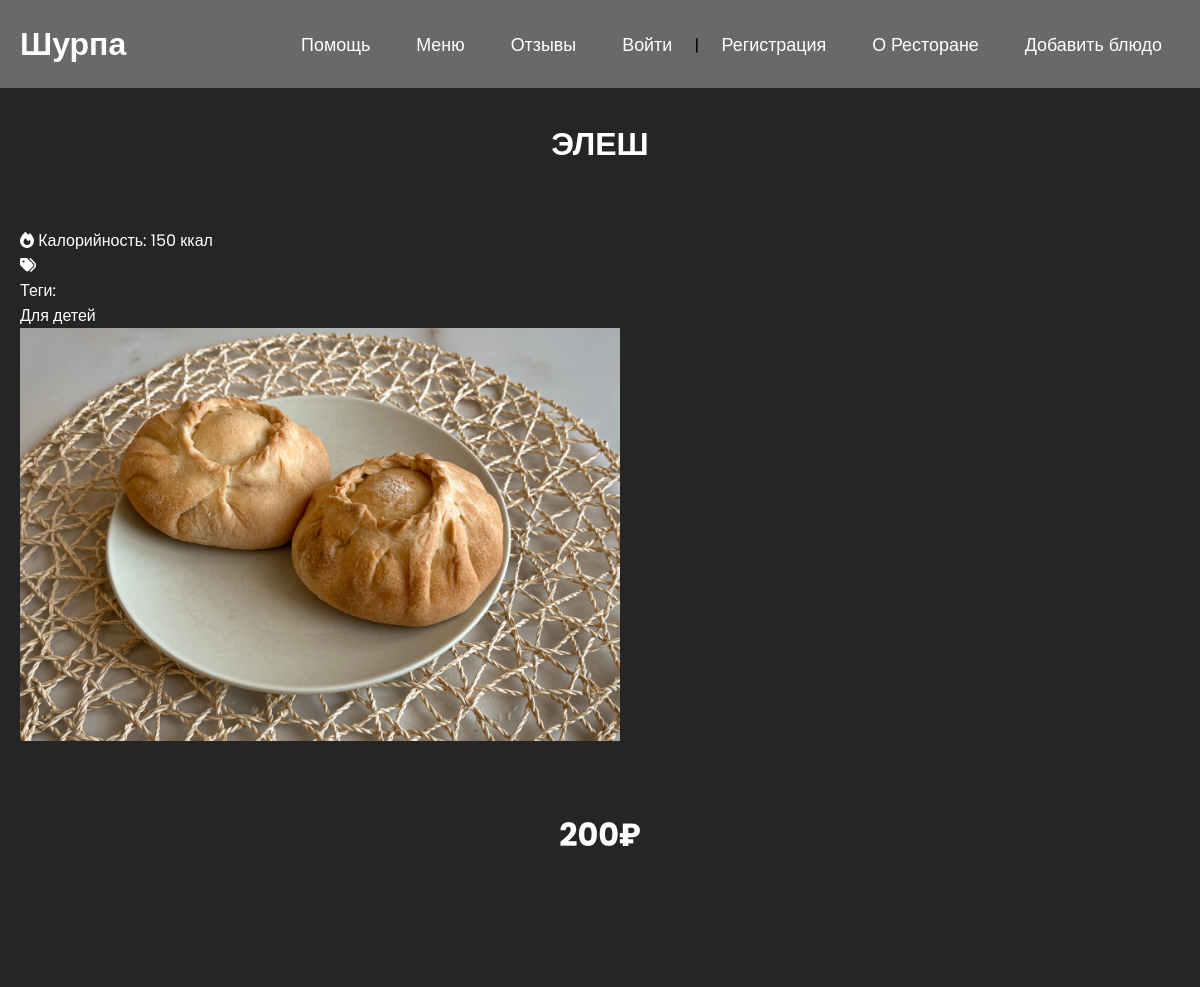
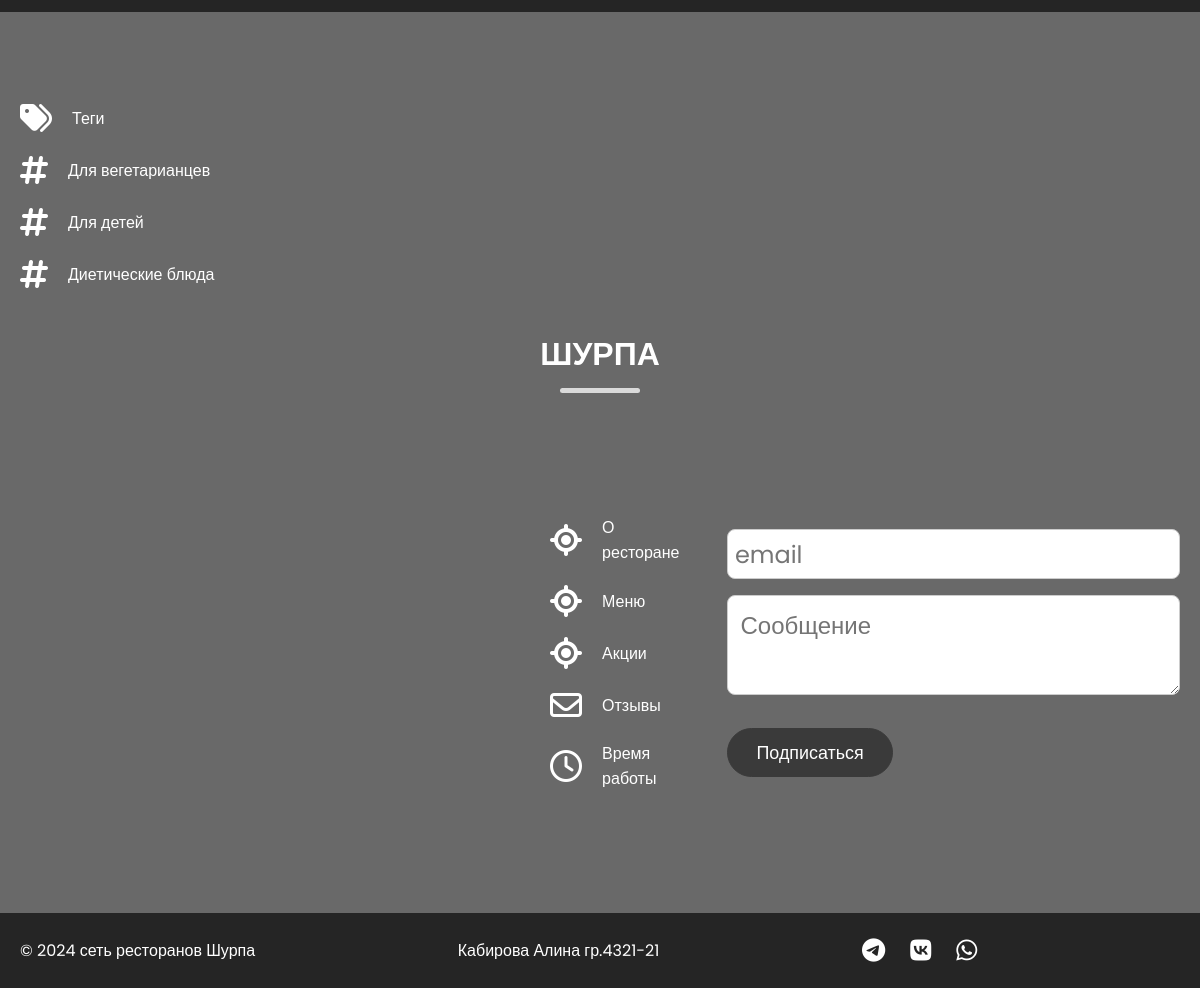
/post/rlesh/, run on the app's committed database (2 pictures, top to bottom).
### shurpa/models.py (models this page shows, shortened)
class Shurpa (models.Model):
    class Status(models.IntegerChoices):
        DRAFT=0, 'Черновик'
        PUBLISHED = 1, 'Опубликовано'
    title = models.CharField(max_length=255, verbose_name="Заголовок")
    slug = models.SlugField(max_length=255, unique= True, db_index=True, verbose_name="Слаг")
    photo = models.ImageField(upload_to="photos/%Y/%m/%d/", default=None, blank=True, null=True, verbose_name="Фото")
    content = models.TextField(blank=True, verbose_name="Текст")
    time_create = models.DateTimeField(auto_now_add=True, verbose_name="Время создания")
    time_update = models.DateTimeField(auto_now=True, verbose_name="Время обновления")
    is_published = models.BooleanField(choices=tuple(map(lambda x: (bool(x[0]), x[1]), Status.choices)), default=Status.DRAFT, verbose_name="Опубликовано")
    cat = models.ForeignKey('Category', on_delete=models.PROTECT, related_name='posts', verbose_name="Каталог")
    tags = models.ManyToManyField('TagPost', blank=True, related_name='tags', verbose_name="Тэги")
    calorie=models.OneToOneField('Calorie',on_delete=models.SET_NULL, null=True, blank=True, related_name='calorie', verbose_name="Калории" )
    author = models.ForeignKey(get_user_model(),
                               on_delete=models.SET_NULL, related_name='posts', null=True,
                               default=None)
    objects = models.Manager()
    published = PublishedManager()
    class Meta:
        verbose_name="Сайт для ресторана"
        verbose_name_plural = "Сайт для ресторана"
        ordering = ['id']

class Calorie(models.Model):
    value = models.IntegerField()

class TagPost(models.Model):
    tag = models.CharField(max_length=100, db_index=True)
    slug = models.SlugField(max_length=255, unique=True, db_index=True)
    def get_absolute_url(self):
        return reverse('tag', kwargs={'tag_slug': self.slug})

### shurpa/views.py (the view)
# urls.py: path('post/<slug:post_slug>/',  views.show_post, name='post'),
def show_post(request, post_slug):
    post = get_object_or_404(Shurpa, slug=post_slug)
    data= {
        'title': post.title,
        'content': menu,
        'post': post,
        'cat_selected': 1,
    }
    return render(request, 'shurpa/post.html', data)

### shurpa/templatetags/shurpa_tags.py (called while the page is built)
@register.inclusion_tag('shurpa/list_tags.html')
def show_all_tags():
        return {'tags': TagPost.objects.all()}

### users/context_processors.py (called while the page is built)
def get_shurpa_context(request):
    return {'mainmenu': menu}

### shurpa/templates/shurpa/post.html (shortened to what this page needs)
{% extends 'base.html' %}
{% load static %}
{% block content %}
<section class="menu-section" id="menu">
  <h2 class="section-title2">{{ post.title }}</h2>
  <div class="section-content">
    {% if post.calorie %}
    <div class="calorie-display">
      <i class="fa-solid fa-fire"></i>
      <span>Калорийность: {{ post.calorie.value }} ккал</span>
    </div>
    {% endif %}
    {% with post.tags.all as tags %}
      {% if tags %}
      <div class="tags-wrapper">
        <ul class="contact-info-list">
          <li class="contact-info">
            <i class="fa-solid fa-tags"></i>
            <p>Теги:</p>
          </li>
          {% for t in tags %}
          <li class="contact-info">
            <p><a href="{{ t.get_absolute_url }}" class="nav-link" style="color: white;">{{ t.tag }}</a></p>
          </li>
          {% endfor %}
        </ul>
      </div>
      {% endif %}
    {% endwith %}
    <ul class="menu-list">
      {% if post.photo %}
      <img src="{{post.photo.url}}" style="width: 600px;">
      {% endif %}
    </ul>
  </div>
  <h2 class="section-title2">{{ post.content }}</h2>
</section>
{% endblock %}

### shurpa/templates/shurpa/list_tags.html
{% if tags %}
{% load static %}
<div class="section-content">
  <ul class="contact-info-list">
    <li class="contact-info">
      <i class="fa-solid fa-tags"></i>
      <p>Теги</p>
    </li>
    {% for t in tags %}
    <li class="contact-info">
      <i class="fa-solid fa-hashtag"></i>
      <p><a href="{{ t.get_absolute_url }}" class="nav-link" style="color: white;">{{ t.tag }}</a></p>
    </li>
    {% endfor %}
  </ul>
</div>
{% endif %}

### shurpa/static/shurpa/css/style.css (style rules this page uses)
* { padding: 0; margin: 0; box-sizing: border-box; font-family: "Poppins", sans-serif; }
:root { --white-color: #fff; --dark-color: #252525; --primary-color: #3A3A3A; --primary2-color: #696969; --secondary-color: #DADADA; --light-pink-color: #faf4f5; --medium-gray-color: #ccc; --font-size-s: 0.9rem; --font-size-n: 1rem; --font-size-m: 1.12rem; --font-size-l: 1.5rem; --font-size-xl: 2rem; --font-size-xxl: 2.3rem; --font-weight-normal: 400; --font-weight-medium: 500; --font-weight-semibold: 600; --font-weight-bold: 700; --border-radius-s: 8px; --border-radius-m: 30px; --border-radius-circle: 50%; --site-max-width: 1300px; }
html { scroll-behavior: smooth; }
ul { list-style: none; }
a { text-decoration: none; }
img { width: 100%; }
:where(section, footer) .section-content { margin: 0 auto; padding: 0 20px; max-width: var(--site-max-width); }
.menu-section { color: var(--white-color); background: var(--dark-color); padding: 50px 0 80px; }
.menu-section .menu-list { display: flex; gap: 110px; flex-wrap: wrap; align-items: center; justify-content: space-between; }
.contact-section .section-content { display: flex; gap: 48px; align-items: center; justify-content: space-between; }
.contact-section .contact-info-list .contact-info { display: flex; gap: 20px; margin: 20px 0; align-items: center; }
.contact-section .contact-info-list .contact-info i { font-size: var(--font-size-xl); }
section .section-title2 { text-align: center; padding: 60px 0 10px; text-transform: uppercase; font-size: var(--font-size-xl); }
section .section-title2 { text-align: center; padding: 70px 0 60px; text-transform: uppercase; font-size: var(--font-size-xl); }

### data on the page
Shurpa: title "ЭЛЕШ", calorie.value "150", photo (picture), content "200₽"
TagPost: tag "Для детей"
TagPost: tag "Для вегетарианцев"
TagPost: tag "Диетические блюда"
